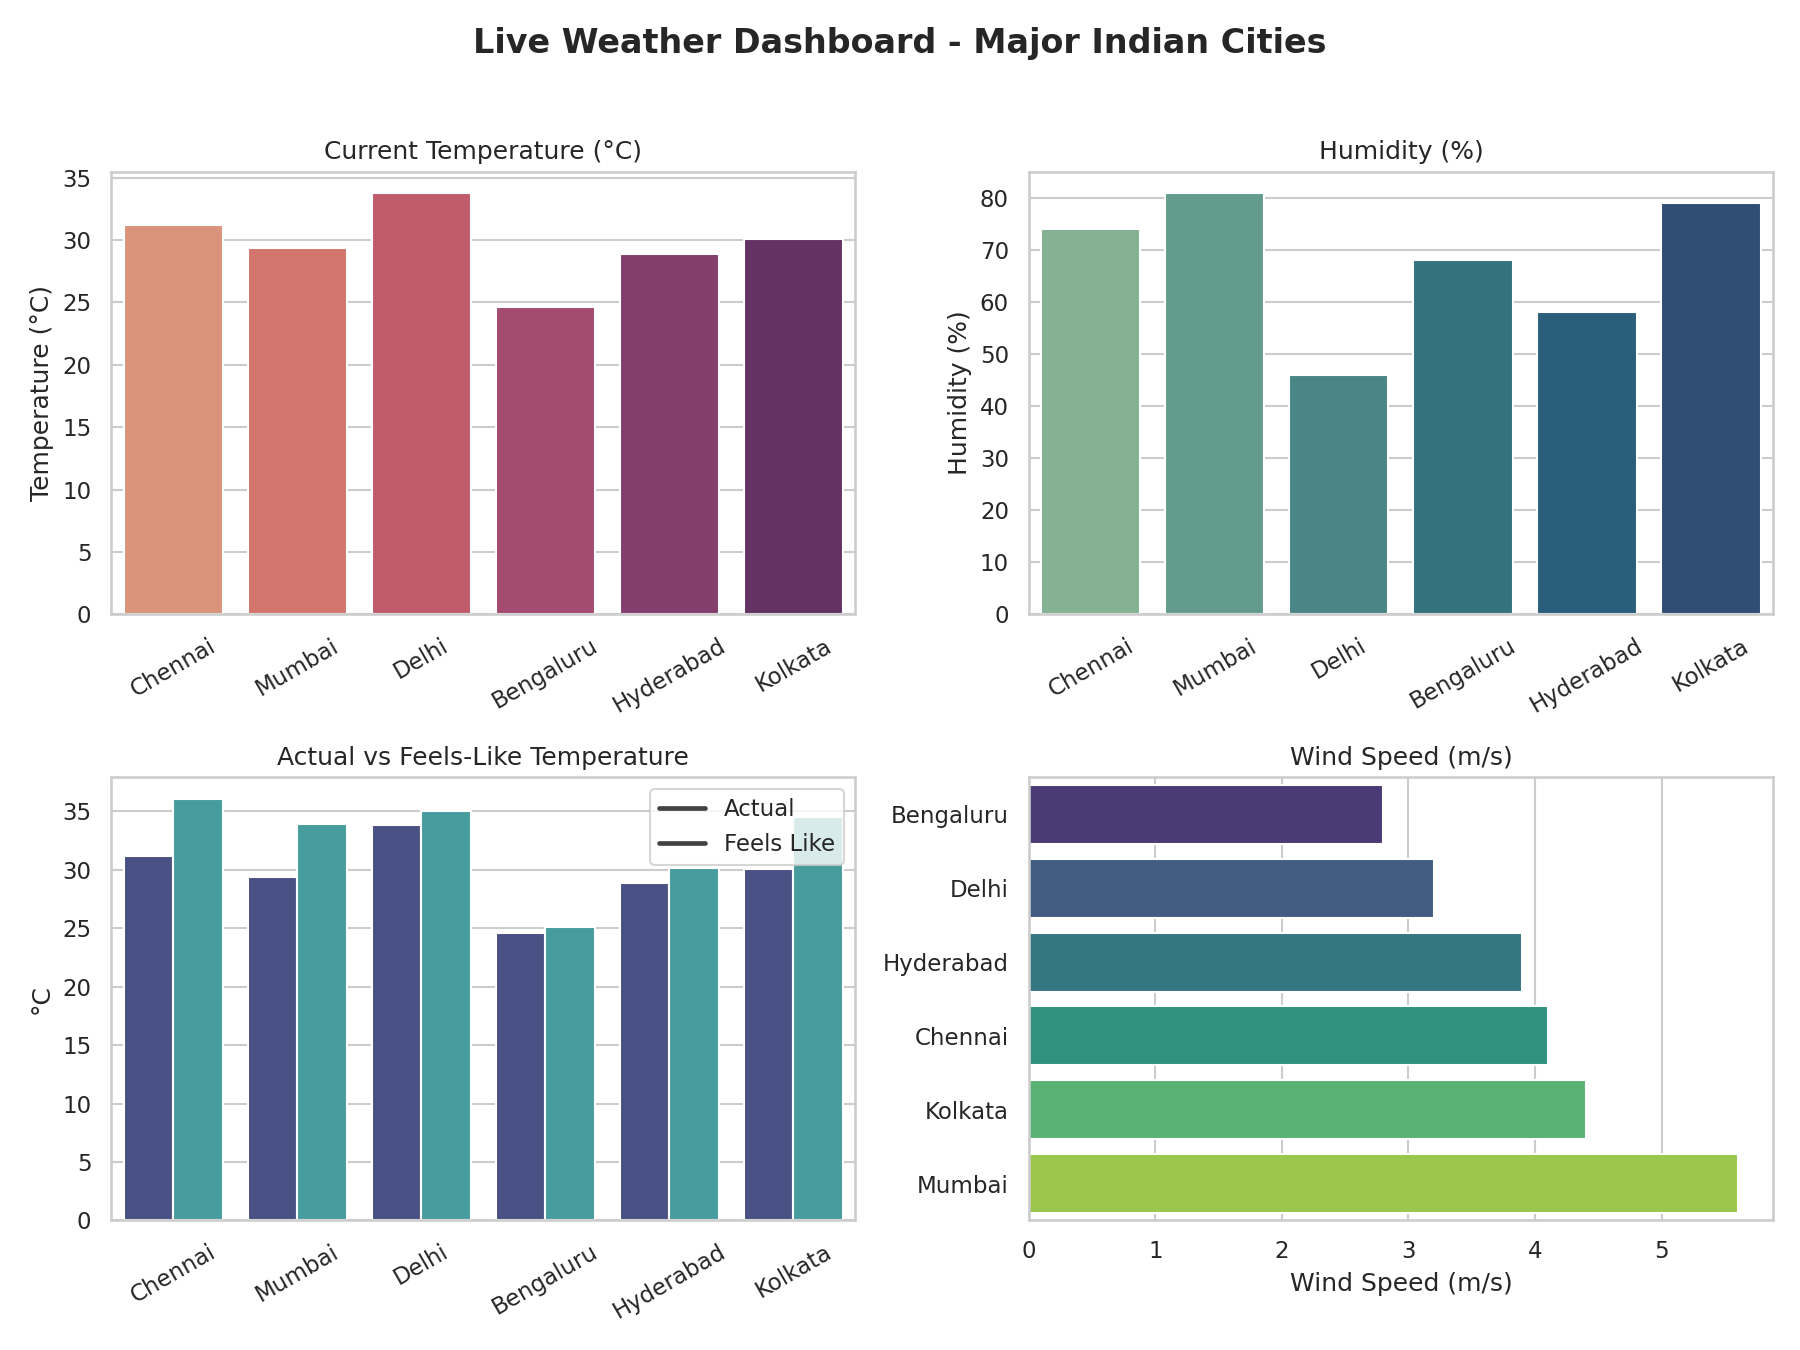

Write the Python code that produced this figure.
"""
Task 1 - API Integration and Data Visualization
--------------------------------------------------
Fetches live current-weather data for a set of cities from the OpenWeatherMap
public REST API and builds a multi-panel visualization dashboard using
Matplotlib / Seaborn.

Usage:
    export OPENWEATHER_API_KEY="your_api_key_here"
    python weather_dashboard.py

If no API key / internet connection is available (e.g. while running in an
offline/sandboxed environment), the script automatically falls back to a
cached sample response with the exact same JSON schema returned by
OpenWeatherMap, so the rest of the pipeline (parsing -> DataFrame ->
visualization) can still be demonstrated end to end.
"""

import os
import json
import requests
import pandas as pd
import matplotlib.pyplot as plt
import seaborn as sns

sns.set_theme(style="whitegrid")

API_KEY = os.getenv("OPENWEATHER_API_KEY", "")
BASE_URL = "https://api.openweathermap.org/data/2.5/weather"

CITIES = ["Chennai", "Mumbai", "Delhi", "Bengaluru", "Hyderabad", "Kolkata"]

# ---------------------------------------------------------------------------
# Cached sample responses (same schema as the real API) - used only as an
# offline fallback so the script always produces output.
# ---------------------------------------------------------------------------
SAMPLE_RESPONSES = {
    "Chennai":   {"main": {"temp": 31.2, "humidity": 74, "feels_like": 36.1}, "wind": {"speed": 4.1}, "weather": [{"description": "haze"}]},
    "Mumbai":    {"main": {"temp": 29.4, "humidity": 81, "feels_like": 33.9}, "wind": {"speed": 5.6}, "weather": [{"description": "scattered clouds"}]},
    "Delhi":     {"main": {"temp": 33.8, "humidity": 46, "feels_like": 35.0}, "wind": {"speed": 3.2}, "weather": [{"description": "clear sky"}]},
    "Bengaluru": {"main": {"temp": 24.6, "humidity": 68, "feels_like": 25.1}, "wind": {"speed": 2.8}, "weather": [{"description": "light rain"}]},
    "Hyderabad": {"main": {"temp": 28.9, "humidity": 58, "feels_like": 30.2}, "wind": {"speed": 3.9}, "weather": [{"description": "few clouds"}]},
    "Kolkata":   {"main": {"temp": 30.1, "humidity": 79, "feels_like": 34.5}, "wind": {"speed": 4.4}, "weather": [{"description": "overcast clouds"}]},
}


def fetch_weather(city: str) -> dict:
    """Fetch current weather for a city. Falls back to cached sample data
    if the API key is missing or the request fails (e.g. no network)."""
    if API_KEY:
        try:
            params = {"q": city, "appid": API_KEY, "units": "metric"}
            resp = requests.get(BASE_URL, params=params, timeout=5)
            resp.raise_for_status()
            return resp.json()
        except requests.RequestException as exc:
            print(f"[warn] live API call failed for {city} ({exc}); using cached sample data")
    return SAMPLE_RESPONSES[city]


def build_dataframe(cities) -> pd.DataFrame:
    rows = []
    for city in cities:
        data = fetch_weather(city)
        rows.append({
            "city": city,
            "temperature_c": data["main"]["temp"],
            "feels_like_c": data["main"]["feels_like"],
            "humidity_pct": data["main"]["humidity"],
            "wind_speed_mps": data["wind"]["speed"],
            "condition": data["weather"][0]["description"].title(),
        })
    return pd.DataFrame(rows)


def build_dashboard(df: pd.DataFrame, out_path: str):
    fig, axes = plt.subplots(2, 2, figsize=(12, 9))
    fig.suptitle("Live Weather Dashboard - Major Indian Cities", fontsize=16, fontweight="bold")

    # Panel 1: Temperature by city (bar)
    sns.barplot(data=df, x="city", y="temperature_c", ax=axes[0, 0], palette="flare")
    axes[0, 0].set_title("Current Temperature (°C)")
    axes[0, 0].set_xlabel("")
    axes[0, 0].set_ylabel("Temperature (°C)")
    axes[0, 0].tick_params(axis="x", rotation=30)

    # Panel 2: Humidity by city (bar)
    sns.barplot(data=df, x="city", y="humidity_pct", ax=axes[0, 1], palette="crest")
    axes[0, 1].set_title("Humidity (%)")
    axes[0, 1].set_xlabel("")
    axes[0, 1].set_ylabel("Humidity (%)")
    axes[0, 1].tick_params(axis="x", rotation=30)

    # Panel 3: Temperature vs Feels-Like (grouped bar)
    melted = df.melt(id_vars="city", value_vars=["temperature_c", "feels_like_c"],
                      var_name="metric", value_name="value")
    sns.barplot(data=melted, x="city", y="value", hue="metric", ax=axes[1, 0], palette="mako")
    axes[1, 0].set_title("Actual vs Feels-Like Temperature")
    axes[1, 0].set_xlabel("")
    axes[1, 0].set_ylabel("°C")
    axes[1, 0].tick_params(axis="x", rotation=30)
    axes[1, 0].legend(labels=["Actual", "Feels Like"], title="")

    # Panel 4: Wind speed (horizontal bar)
    sns.barplot(data=df.sort_values("wind_speed_mps"), y="city", x="wind_speed_mps",
                ax=axes[1, 1], palette="viridis")
    axes[1, 1].set_title("Wind Speed (m/s)")
    axes[1, 1].set_xlabel("Wind Speed (m/s)")
    axes[1, 1].set_ylabel("")

    plt.tight_layout(rect=[0, 0, 1, 0.96])
    plt.savefig(out_path, dpi=150)
    print(f"Dashboard saved to {out_path}")


if __name__ == "__main__":
    df = build_dataframe(CITIES)
    print(df.to_string(index=False))
    df.to_csv("weather_data.csv", index=False)
    build_dashboard(df, "weather_dashboard.png")
